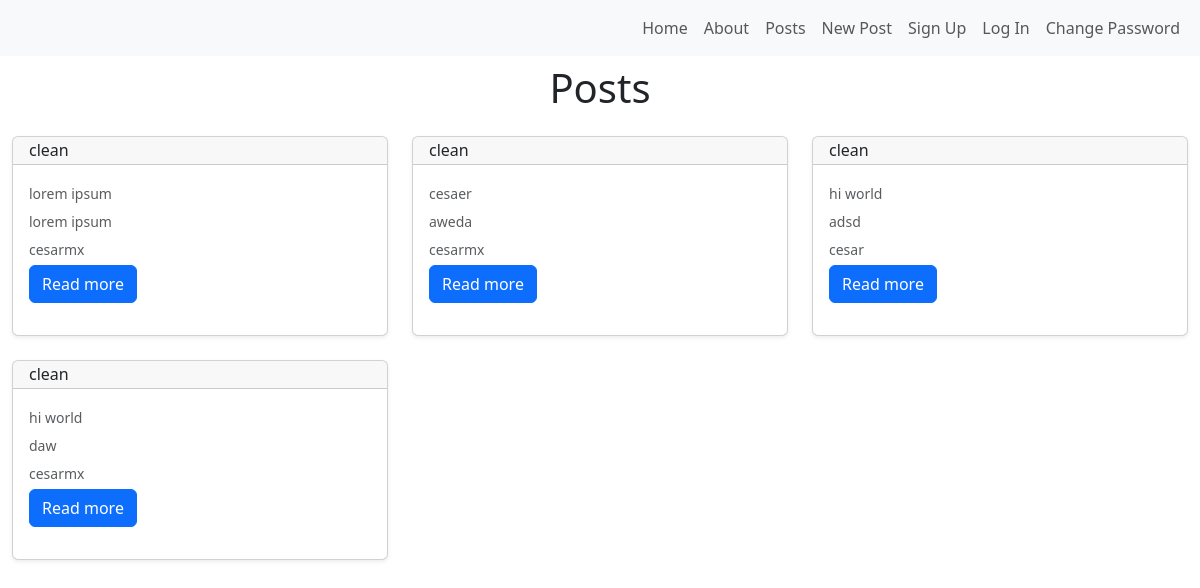
/posts/, run on the app's committed database.
### posts/models.py (models this page shows, shortened)
class Post(models.Model):
  title = models.CharField(max_length=128)
  subtitle = models.CharField(max_length=256)
  author = models.ForeignKey(get_user_model(),on_delete=models.CASCADE)
  body = models.TextField()
  created_on = models.DateTimeField(auto_now_add=True)
  is_draft = models.BooleanField(default=True)

### posts/views.py (the view)
# urls.py: path('', views.PostListView.as_view(), name='list'),
class PostListView(ListView):
  template_name = 'posts/list.html'
  model = Post
  def get_context_data(self, **kwargs):
    context = super().get_context_data(**kwargs)
    context['post_list'] = Post.objects.order_by('created_on').reverse()
    return context

### templates/posts/list.html (shortened to what this page needs)
{% extends 'base.html' %}
{% block content %}
<div class="container mt-2 container-custom">
  <h1 class="text-center mb-4">Posts</h1>
  <div class="row row-cols-1 row-cols-md-2 row-cols-lg-3 g-4">
    {% for post in object_list %}
    <div class="col">
      <div class="card mb-3 shadow-sm card-custom">
        <div class="card-header py-1">
          <h6 class="my-0 font-weight-normal">{{ post.title }}</h6>
        </div>
        <div class="card-body py-3">
          <p class="card-text mb-1"><small class="text-muted">{{ post.subtitle }}</small></p>
          <p class="card-text mb-1"><small class="text-muted">{{ post.body|truncatechars:128 }}</small></p>
          <p class="card-text mb-1"><small class="text-muted">{{ post.author }}</small></p>
          <a href="{% url 'detail' post.id %}" class="btn btn-primary">Read more</a>
        </div>
      </div>
    </div>
    {% endfor %}
  </div>
</div>
{% endblock %}

### templates/posts/list.html (style rules this page uses)
.container-custom { max-width: 1200px; }
.card-custom { height: 100%; }

### data on the page
Post: title "clean", subtitle "lorem ipsum", body "lorem ipsum", author "cesarmx"
Post: title "clean", subtitle "cesaer", body "aweda", author "cesarmx"
Post: title "clean", subtitle "hi world", body "adsd", author "cesar"
Post: title "clean", subtitle "hi world", body "daw", author "cesarmx"
